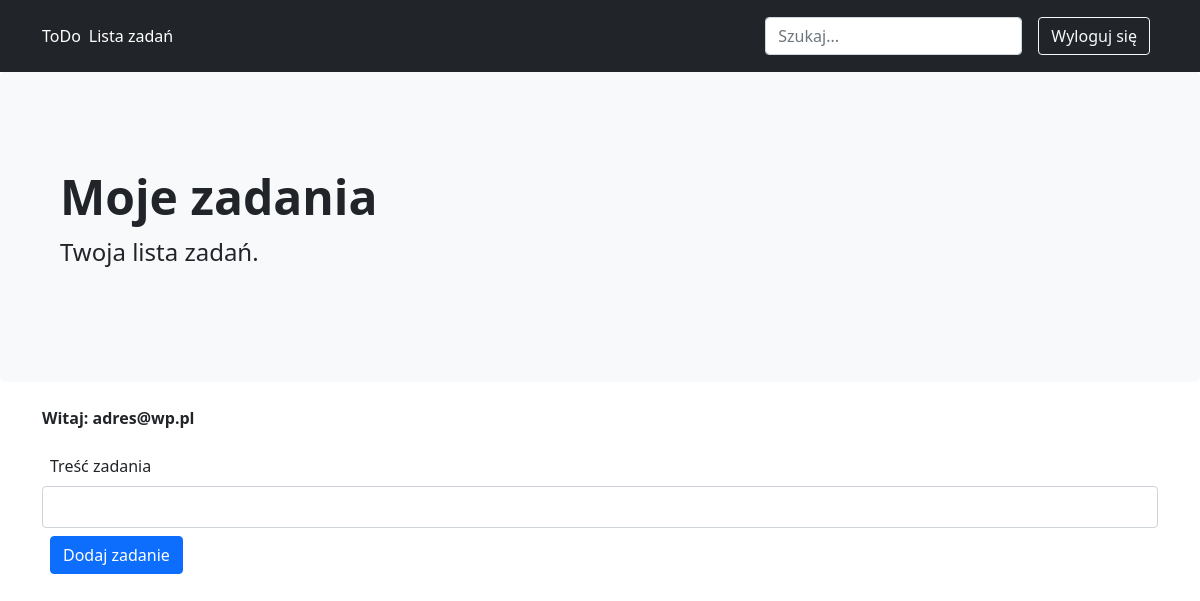
The page /zadania (signed in) on the database as committed earlier.
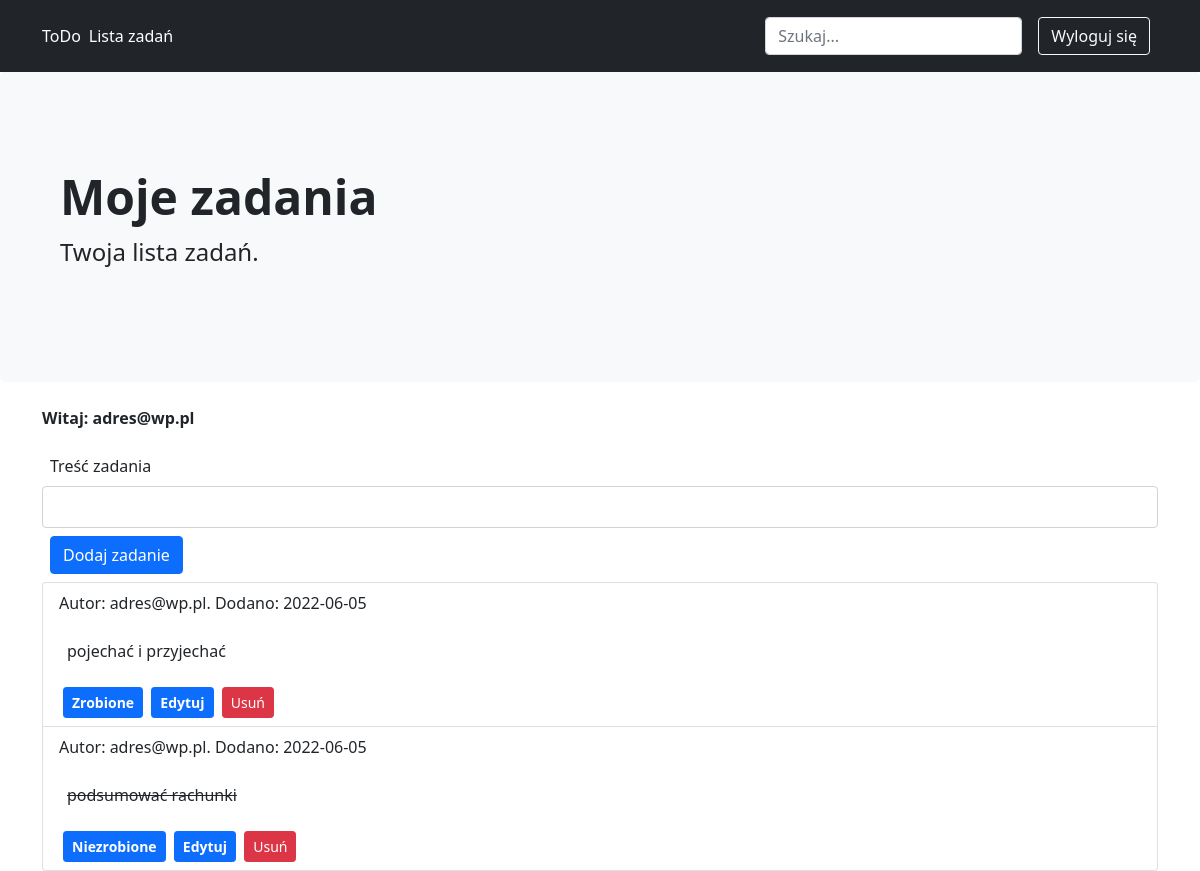
The same page on the database as committed later.
### tables this page shows
CREATE TABLE users (
    id INTEGER PRIMARY KEY AUTOINCREMENT,
    email TEXT UINQUE NOT NULL,
    haslo TEXT NOT NULL
);

CREATE TABLE zadania (
    id INTEGER PRIMARY KEY AUTOINCREMENT,
    id_user INTEGER NOT NULL,
    zadanie TEXT NOT NULL,
    zrobione BOOLEANNOT NULL DEFAULT 0,
    data_pub TIMESTAMP NOT NULL DEFAULT CURRENT_TIMESTAMP,
    FOREIGN KEY (id_user) REFERENCES users(id)
);

### todo.py (the view, shortened to what this page needs)
@app.route('/zadania', methods=['GET', 'POST'])
def zadania():
    error = None
    if "user_id" in session:
        db = get_db()
        zadania = db.execute('SELECT * FROM zadania ORDER BY data_pub DESC').fetchall()
        return render_template('zadania_lista.html', zadania=zadania, error=error)
    else:
        flash('Dodawanie zadań wymaga logowania.')
        return redirect(url_for('loguj'))

### todo.py (called while the page is built)
def get_db():
    if 'db' not in g:  # jeżeli brak połączenia, to je tworzymy
        g.db = sqlite3.connect(
            app.config['DATABASE'],
            detect_types=sqlite3.PARSE_DECLTYPES
        )  # tworzymy i zapisujemy połączenie w kontekście aplikacji
        g.db.row_factory = sqlite3.Row
    return g.db  # zwracamy połączenie z bazą

@app.before_request
def load_logged_in_user():
    user_id = session.get('user_id')
    if user_id is None:
        g.user = None
    else:
        g.user = get_db().execute(
            'SELECT * FROM users WHERE id = ?', (user_id,)
        ).fetchone()

### templates/zadania_lista.html (shortened to what this page needs)
{% extends "szkielet.html" %}
{% block h1 %}Moje zadania{% endblock %}
{% block tresc %}
    {% if session["email"] %}
    <p><strong class="success">Witaj: {{ session["email"] }}</strong></p>
    <form class="add-form" method="POST" action="{{ url_for('zadania') }}">
      <div class="form-group form-inline">
        <label for="zadanie" class="p-2">Treść zadania</label>
        <input id="zadanie" name="zadanie" required value="" class="form-control p-2">
        <button type="submit" class="btn btn-primary m-2">Dodaj zadanie</button>
      </div>
    </form>
    {% endif %}
    <ol class="list-group">
      {% for zadanie in zadania %}
        <li class="list-group-item">
          <div class="">
          <p>Autor: {{ g.user["email"] }}. Dodano: {{ zadanie.data_pub.strftime('%Y-%m-%d') }}</p>
          {% if zadanie.zrobione %}
            <p class="text-decoration-line-through p-2">{{ zadanie.zadanie }}</p>
          {% else %}
            <p class="p-2">{{ zadanie.zadanie }}</p>
          {% endif %}
          {% if zadanie.zrobione %}
          <form class="d-inline" action="{{ url_for('zmien_status', id=zadanie['id'], status=0) }}" method="post">
            <input class="btn btn-sm fw-bold btn-primary mx-1" type="submit" value="Niezrobione">
          </form>
          {% else %}
          <form class="d-inline" action="{{ url_for('zmien_status', id=zadanie['id'], status=1) }}" method="post">
            <input class="btn btn-sm fw-bold btn-primary mx-1" type="submit" value="Zrobione">
          </form>
          {% endif %}
          <a class="btn btn-sm fw-bold btn-primary" href="{{ url_for('edytuj', id=zadanie['id']) }}">Edytuj</a>
          <form class="d-inline" action="{{ url_for('usun', id=zadanie['id']) }}" method="post">
            <input class="btn btn-sm btn-danger mx-1" type="submit" value="Usuń" onclick="return confirm('Jesteś pewien?');">
          </form>
          </div>
        </li>
      {% endfor %}
    </ol>
{% endblock %}

### templates/szkielet.html (shortened to what this page needs)
<!doctype html>
<html>
<head>
  <link href="https://cdn.jsdelivr.net/npm/bootstrap@5.0.2/dist/css/bootstrap.min.css" rel="stylesheet">
  <link rel="stylesheet" type="text/css" href="{{ url_for('static', filename='style.css') }}">
</head>
<body>
<header class="p-3 bg-dark text-white">
  <div class="container">
    <div class="d-flex flex-wrap align-items-center justify-content-center justify-content-lg-start">
        <a href="/" class="d-flex align-items-center mb-2 mb-lg-0 text-white text-decoration-none">ToDo</a>
      <ul class="nav col-12 col-lg-auto me-lg-auto mb-2 justify-content-center mb-md-0">
        <li>
          <a href="{{ url_for('zadania') }}" class="nav-link px-2 text-white">Lista zadań</a>
        </li>
      </ul>
      <form class="col-12 col-lg-auto mb-3 mb-lg-0 me-lg-3">
        <input type="search" class="form-control form-control-dark" placeholder="Szukaj..." aria-label="Szukaj">
      </form>
      <div class="text-end">
        {% if g.user %}
          <a href="{{ url_for('wyloguj') }}" class="btn btn-outline-light me-2">Wyloguj się</a>
        {% else %}
          <a href="{{ url_for('loguj') }}" class="btn btn-outline-light me-2">Zaloguj się</a>
          <a href="{{ url_for('rejestruj') }}" class="btn btn-warning">Utwórz konto</a>
        {% endif %}
      </div>
    </div>
  </div>
</header>
<div class="p-5 mb-4 bg-light rounded-3">
  <div class="container py-5">
    <h1 class="display-5 fw-bold">{% block h1 %}{% endblock %}</h1>
    <p class="col-md-8 fs-4">Twoja lista zadań.</p>
  </div>
</div>
<div class="container">
  <div class="row">
    <div class="col-12">
      <div id="tresc" class="cb">
        {% block tresc %}
        {% endblock %}
      </div>
    </div>
  </div>
</div>
</body>
</html>

Rows that differ between the two databases and show on the page:
added zadania: {{ g.user["email"] }} "adres@wp.pl", data_pub "2022-06-05", zadanie "pojechać i przyjechać"
added zadania: {{ g.user["email"] }} "adres@wp.pl", data_pub "2022-06-05", zadanie "podsumować rachunki"
